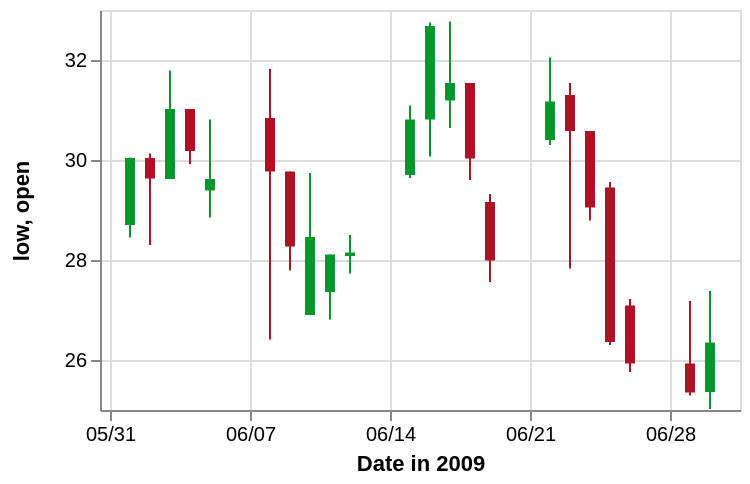

Vega-Lite specification stored for this chart:
### Vega specification from a JSON file in a GitHub repository (floating-point values rounded to 4 significant figures)
{"$schema": "https://vega.github.io/schema/vega/v3.0.json", "description": "A candlestick chart inspired from Protovis(http://mbostock.github.io/protovis/ex/candlestick.html)", "autosize": "pad", "padding": 5, "width": 320, "height": 200, "style": "cell", "data": [{"name": "source_0", "values": [{"date": "2009-06-01", "open": 28.7, "high": 30.05, "low": 28.45, "close": 30.04, "signal": "short", "ret": -4.894}, {"date": "2009-06-02", "open": 30.04, "high": 30.13, "low": 28.3, "close": 29.63, "signal": "short", "ret": -0.3226}, {"date": "2009-06-03", "open": 29.62, "high": 31.79, "low": 29.62, "close": 31.02, "signal": "short", "ret": 3.687}, {"date": "2009-06-04", "open": 31.02, "high": 31.02, "low": 29.92, "close": 30.18, "signal": "short", "ret": 4.51}, {"date": "2009-06-05", "open": 29.39, "high": 30.81, "low": 28.85, "close": 29.62, "signal": "short", "ret": 6.084}, {"date": "2009-06-08", "open": 30.84, "high": 31.82, "low": 26.41, "close": 29.77, "signal": "short", "ret": 1.254}, {"date": "2009-06-09", "open": 29.77, "high": 29.77, "low": 27.79, "close": 28.27, "signal": "short", "ret": -5.024}, {"date": "2009-06-10", "open": 26.9, "high": 29.74, "low": 26.9, "close": 28.46, "signal": "short", "ret": -5.466}, {"date": "2009-06-11", "open": 27.36, "high": 28.11, "low": 26.81, "close": 28.11, "signal": "short", "ret": -8.374}, {"date": "2009-06-12", "open": 28.08, "high": 28.5, "low": 27.73, "close": 28.15, "signal": "short", "ret": -5.528}, {"date": "2009-06-15", "open": 29.7, "high": 31.09, "low": 29.64, "close": 30.81, "signal": "long", "ret": 3.492}, {"date": "2009-06-16", "open": 30.81, "high": 32.75, "low": 30.07, "close": 32.68, "signal": "short", "ret": 0.155}, {"date": "2009-06-17", "open": 31.19, "high": 32.77, "low": 30.64, "close": 31.54, "signal": "short", "ret": 5.828}, {"date": "2009-06-18", "open": 31.54, "high": 31.54, "low": 29.6, "close": 30.03, "signal": "short", "ret": 8.176}, {"date": "2009-06-19", "open": 29.16, "high": 29.32, "low": 27.56, "close": 27.99, "signal": "short", "ret": 8.599}, {"date": "2009-06-22", "open": 30.4, "high": 32.05, "low": 30.3, "close": 31.17, "signal": "short", "ret": 15.49}, {"date": "2009-06-23", "open": 31.3, "high": 31.54, "low": 27.83, "close": 30.58, "signal": "short", "ret": 11.74}, {"date": "2009-06-24", "open": 30.58, "high": 30.58, "low": 28.79, "close": 29.05, "signal": "long", "ret": -10.42}, {"date": "2009-06-25", "open": 29.45, "high": 29.56, "low": 26.3, "close": 26.36, "signal": "long", "ret": 0}, {"date": "2009-06-26", "open": 27.09, "high": 27.22, "low": 25.76, "close": 25.93, "signal": "long", "ret": 0}, {"date": "2009-06-29", "open": 25.93, "high": 27.18, "low": 25.29, "close": 25.35, "signal": "long", "ret": 5.263}, {"date": "2009-06-30", "open": 25.36, "high": 27.38, "low": 25.02, "close": 26.35, "signal": "long", "ret": 6.738}]}, {"name": "data_1", "source": "source_0", "transform": [{"type": "formula", "expr": "toDate(datum[\"date\"])", "as": "date"}, {"type": "formula", "expr": "toNumber(datum[\"low\"])", "as": "low"}, {"type": "formula", "expr": "toNumber(datum[\"high\"])", "as": "high"}, {"type": "formula", "as": "yearmonthdate_date", "expr": "datetime(year(datum[\"date\"]), month(datum[\"date\"]), date(datum[\"date\"]), 0, 0, 0, 0)"}, {"type": "filter", "expr": "datum[\"yearmonthdate_date\"] !== null && !isNaN(datum[\"yearmonthdate_date\"]) && datum[\"low\"] !== null && !isNaN(datum[\"low\"])"}]}, {"name": "data_2", "source": "source_0", "transform": [{"type": "formula", "expr": "toDate(datum[\"date\"])", "as": "date"}, {"type": "formula", "expr": "toNumber(datum[\"open\"])", "as": "open"}, {"type": "formula", "expr": "toNumber(datum[\"close\"])", "as": "close"}, {"type": "formula", "as": "yearmonthdate_date", "expr": "datetime(year(datum[\"date\"]), month(datum[\"date\"]), date(datum[\"date\"]), 0, 0, 0, 0)"}, {"type": "filter", "expr": "datum[\"yearmonthdate_date\"] !== null && !isNaN(datum[\"yearmonthdate_date\"]) && datum[\"open\"] !== null && !isNaN(datum[\"open\"])"}]}], "marks": [{"name": "layer_0_marks", "type": "rule", "style": ["rule"], "from": {"data": "data_1"}, "encode": {"update": {"stroke": [{"test": "datum.open < datum.close", "value": "#06982d"}, {"value": "#ae1325"}], "x": {"scale": "x", "field": "yearmonthdate_date"}, "y": {"scale": "y", "field": "low"}, "y2": {"scale": "y", "field": "high"}}}}, {"name": "layer_1_marks", "type": "rect", "style": ["bar"], "from": {"data": "data_2"}, "encode": {"update": {"fill": [{"test": "datum.open < datum.close", "value": "#06982d"}, {"value": "#ae1325"}], "xc": {"scale": "x", "field": "yearmonthdate_date"}, "width": {"value": 5}, "y": {"scale": "y", "field": "open"}, "y2": {"scale": "y", "field": "close"}}}}], "scales": [{"name": "x", "type": "time", "domain": {"fields": [{"signal": "{data: datetime(2009, 4, 31, 0, 0, 0, 0)}"}, {"signal": "{data: datetime(2009, 6, 1, 0, 0, 0, 0)}"}]}, "range": [0, {"signal": "width"}], "padding": 5}, {"name": "y", "type": "linear", "domain": {"fields": [{"data": "data_1", "field": "low"}, {"data": "data_1", "field": "high"}, {"data": "data_2", "field": "open"}, {"data": "data_2", "field": "close"}]}, "range": [{"signal": "height"}, 0], "zero": false, "nice": true}], "axes": [{"scale": "x", "orient": "bottom", "title": "Date in 2009", "labelFlush": true, "labelOverlap": true, "tickCount": {"signal": "ceil(width/40)"}, "encode": {"labels": {"update": {"text": {"signal": "timeFormat(datum.value, '%m/%d')"}}}}, "zindex": 1}, {"scale": "x", "orient": "bottom", "grid": true, "tickCount": {"signal": "ceil(width/40)"}, "gridScale": "y", "domain": false, "labels": false, "maxExtent": 0, "minExtent": 0, "ticks": false, "zindex": 0}, {"scale": "y", "orient": "left", "labelOverlap": true, "tickCount": {"signal": "ceil(height/40)"}, "title": "low, open", "zindex": 1}, {"scale": "y", "orient": "left", "grid": true, "tickCount": {"signal": "ceil(height/40)"}, "gridScale": "x", "domain": false, "labels": false, "maxExtent": 0, "minExtent": 0, "ticks": false, "zindex": 0}], "config": {"axisY": {"minExtent": 30}}}
